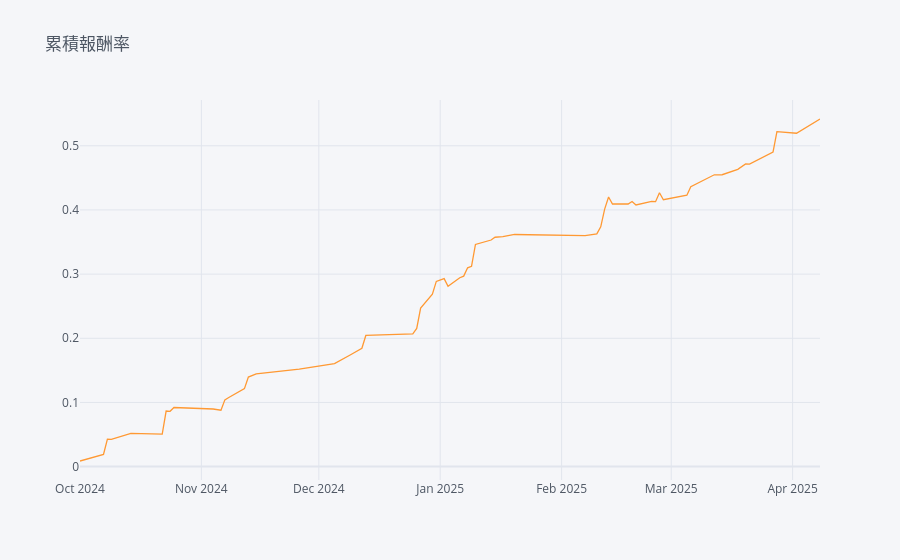
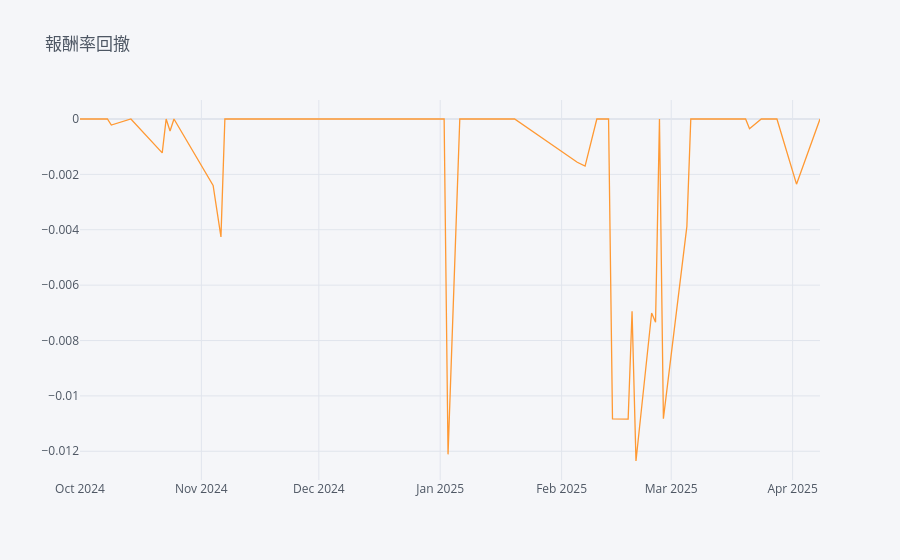
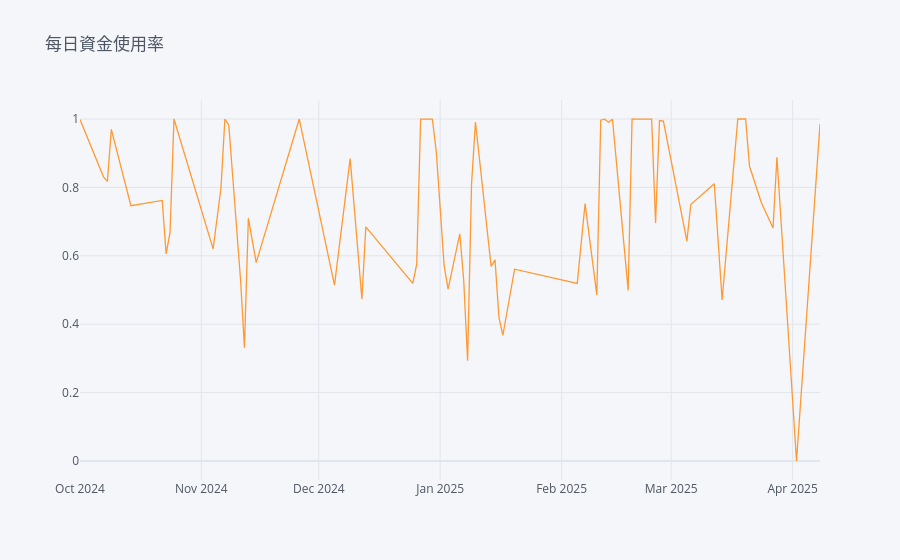

Notebook cell for these charts, in order:
### Code cell
報酬率_series, 資金使用率_series = run_backtest(factor[con], Handler, exp_ret,lend, 可借券名單)

### Figure 1 — Plotly figure (JSON) as saved in the notebook; plotly's stock layout.template omitted (floating-point values rounded to 4 significant figures)
{"data": [{"line": {"color": "rgba(255, 153, 51, 1.0)", "dash": "solid", "shape": "linear", "width": 1.3}, "mode": "lines", "name": "None", "text": "", "type": "scatter", "x": ["2024-10-01", "2024-10-07", "2024-10-08", "2024-10-09", "2024-10-14", "2024-10-22", "2024-10-23", "2024-10-24", "2024-10-25", "2024-11-04", "2024-11-06", "2024-11-07", "2024-11-08", "2024-11-11", "2024-11-12", "2024-11-13", "2024-11-15", "2024-11-26", "2024-12-05", "2024-12-09", "2024-12-12", "2024-12-13", "2024-12-25", "2024-12-26", "2024-12-27", "2024-12-30", "2024-12-31", "2025-01-02", "2025-01-03", "2025-01-06", "2025-01-07", "2025-01-08", "2025-01-09", "2025-01-10", "2025-01-14", "2025-01-15", "2025-01-16", "2025-01-17", "2025-01-20", "2025-02-05", "2025-02-07", "2025-02-10", "2025-02-11", "2025-02-12", "2025-02-13", "2025-02-14", "2025-02-18", "2025-02-19", "2025-02-20", "2025-02-24", "2025-02-25", "2025-02-26", "2025-02-27", "2025-03-05", "2025-03-06", "2025-03-12", "2025-03-14", "2025-03-18", "2025-03-20", "2025-03-21", "2025-03-24", "2025-03-27", "2025-03-28", "2025-04-02", "2025-04-08"], "y": [0.00867, 0.01898, 0.04267, 0.04245, 0.05173, 0.0505, 0.08658, 0.08615, 0.09209, 0.08969, 0.08783, 0.104, 0.1077, 0.1173, 0.1215, 0.1394, 0.1444, 0.1519, 0.1605, 0.174, 0.1844, 0.2043, 0.2069, 0.2153, 0.247, 0.2687, 0.2887, 0.293, 0.2809, 0.2943, 0.2968, 0.3098, 0.3122, 0.3461, 0.3532, 0.3575, 0.3577, 0.3584, 0.3618, 0.3602, 0.3601, 0.3628, 0.3738, 0.4012, 0.4201, 0.4093, 0.4093, 0.4132, 0.4078, 0.4132, 0.4129, 0.4268, 0.416, 0.423, 0.4361, 0.4548, 0.4549, 0.4634, 0.4718, 0.4715, 0.4813, 0.4901, 0.522, 0.5196, 0.5418]}], "layout": {"legend": {"bgcolor": "#F5F6F9", "font": {"color": "#4D5663"}}, "paper_bgcolor": "#F5F6F9", "plot_bgcolor": "#F5F6F9", "title": {"font": {"color": "#4D5663"}, "text": "累積報酬率"}, "xaxis": {"gridcolor": "#E1E5ED", "showgrid": true, "tickfont": {"color": "#4D5663"}, "title": {"font": {"color": "#4D5663"}, "text": ""}, "zerolinecolor": "#E1E5ED"}, "yaxis": {"gridcolor": "#E1E5ED", "showgrid": true, "tickfont": {"color": "#4D5663"}, "title": {"font": {"color": "#4D5663"}, "text": ""}, "zerolinecolor": "#E1E5ED"}}}

### Figure 2 — Plotly figure (JSON) as saved in the notebook; plotly's stock layout.template omitted (floating-point values rounded to 4 significant figures)
{"data": [{"line": {"color": "rgba(255, 153, 51, 1.0)", "dash": "solid", "shape": "linear", "width": 1.3}, "mode": "lines", "name": "None", "text": "", "type": "scatter", "x": ["2024-10-01", "2024-10-07", "2024-10-08", "2024-10-09", "2024-10-14", "2024-10-22", "2024-10-23", "2024-10-24", "2024-10-25", "2024-11-04", "2024-11-06", "2024-11-07", "2024-11-08", "2024-11-11", "2024-11-12", "2024-11-13", "2024-11-15", "2024-11-26", "2024-12-05", "2024-12-09", "2024-12-12", "2024-12-13", "2024-12-25", "2024-12-26", "2024-12-27", "2024-12-30", "2024-12-31", "2025-01-02", "2025-01-03", "2025-01-06", "2025-01-07", "2025-01-08", "2025-01-09", "2025-01-10", "2025-01-14", "2025-01-15", "2025-01-16", "2025-01-17", "2025-01-20", "2025-02-05", "2025-02-07", "2025-02-10", "2025-02-11", "2025-02-12", "2025-02-13", "2025-02-14", "2025-02-18", "2025-02-19", "2025-02-20", "2025-02-24", "2025-02-25", "2025-02-26", "2025-02-27", "2025-03-05", "2025-03-06", "2025-03-12", "2025-03-14", "2025-03-18", "2025-03-20", "2025-03-21", "2025-03-24", "2025-03-27", "2025-03-28", "2025-04-02", "2025-04-08"], "y": [0, 0, 0, -0.0002183, 0, -0.001221, 0, -0.0004313, 0, -0.002397, -0.004257, 0, 0, 0, 0, 0, 0, 0, 0, 0, 0, 0, 0, 0, 0, 0, 0, 0, -0.01211, 0, 0, 0, 0, 0, 0, 0, 0, 0, 0, -0.001563, -0.001701, 0, 0, 0, 0, -0.01083, -0.01084, -0.006942, -0.01235, -0.007006, -0.007336, 0, -0.01082, -0.003877, 0, 0, 0, 0, 0, -0.0003528, 0, 0, 0, -0.002353, 0]}], "layout": {"legend": {"bgcolor": "#F5F6F9", "font": {"color": "#4D5663"}}, "paper_bgcolor": "#F5F6F9", "plot_bgcolor": "#F5F6F9", "title": {"font": {"color": "#4D5663"}, "text": "報酬率回撤"}, "xaxis": {"gridcolor": "#E1E5ED", "showgrid": true, "tickfont": {"color": "#4D5663"}, "title": {"font": {"color": "#4D5663"}, "text": ""}, "zerolinecolor": "#E1E5ED"}, "yaxis": {"gridcolor": "#E1E5ED", "showgrid": true, "tickfont": {"color": "#4D5663"}, "title": {"font": {"color": "#4D5663"}, "text": ""}, "zerolinecolor": "#E1E5ED"}}}

### Figure 3 — Plotly figure (JSON) as saved in the notebook; plotly's stock layout.template omitted (floating-point values rounded to 4 significant figures)
{"data": [{"line": {"color": "rgba(255, 153, 51, 1.0)", "dash": "solid", "shape": "linear", "width": 1.3}, "mode": "lines", "name": "None", "text": "", "type": "scatter", "x": ["2024-10-01", "2024-10-07", "2024-10-08", "2024-10-09", "2024-10-14", "2024-10-22", "2024-10-23", "2024-10-24", "2024-10-25", "2024-11-04", "2024-11-06", "2024-11-07", "2024-11-08", "2024-11-11", "2024-11-12", "2024-11-13", "2024-11-15", "2024-11-26", "2024-12-05", "2024-12-09", "2024-12-12", "2024-12-13", "2024-12-25", "2024-12-26", "2024-12-27", "2024-12-30", "2024-12-31", "2025-01-02", "2025-01-03", "2025-01-06", "2025-01-07", "2025-01-08", "2025-01-09", "2025-01-10", "2025-01-14", "2025-01-15", "2025-01-16", "2025-01-17", "2025-01-20", "2025-02-05", "2025-02-07", "2025-02-10", "2025-02-11", "2025-02-12", "2025-02-13", "2025-02-14", "2025-02-18", "2025-02-19", "2025-02-20", "2025-02-24", "2025-02-25", "2025-02-26", "2025-02-27", "2025-03-05", "2025-03-06", "2025-03-12", "2025-03-14", "2025-03-18", "2025-03-20", "2025-03-21", "2025-03-24", "2025-03-27", "2025-03-28", "2025-04-02", "2025-04-08"], "y": [0.9985, 0.8308, 0.8176, 0.9696, 0.7465, 0.762, 0.6053, 0.6685, 0.9999, 0.6203, 0.7974, 0.9993, 0.9824, 0.5305, 0.3314, 0.7098, 0.58, 0.9999, 0.5141, 0.8841, 0.474, 0.6848, 0.5193, 0.5755, 0.9997, 0.9997, 0.9039, 0.5711, 0.5025, 0.6643, 0.5293, 0.2933, 0.8089, 0.9913, 0.5689, 0.5883, 0.4201, 0.3677, 0.5608, 0.5194, 0.7526, 0.4852, 0.9965, 0.9994, 0.9904, 0.9995, 0.4988, 0.9999, 0.9996, 0.9999, 0.6959, 0.9955, 0.9939, 0.6429, 0.7501, 0.8104, 0.4707, 0.9999, 1.0, 0.8617, 0.7561, 0.681, 0.8883, 0, 0.9851]}], "layout": {"legend": {"bgcolor": "#F5F6F9", "font": {"color": "#4D5663"}}, "paper_bgcolor": "#F5F6F9", "plot_bgcolor": "#F5F6F9", "title": {"font": {"color": "#4D5663"}, "text": "每日資金使用率"}, "xaxis": {"gridcolor": "#E1E5ED", "showgrid": true, "tickfont": {"color": "#4D5663"}, "title": {"font": {"color": "#4D5663"}, "text": ""}, "zerolinecolor": "#E1E5ED"}, "yaxis": {"gridcolor": "#E1E5ED", "showgrid": true, "tickfont": {"color": "#4D5663"}, "title": {"font": {"color": "#4D5663"}, "text": ""}, "zerolinecolor": "#E1E5ED"}}}
